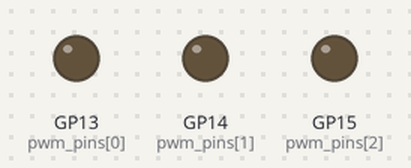
Bench run of a program on a simulated Raspberry Pi Pico running MicroPython. Parts: output pins drawn as LEDs (lit = HIGH).

Above: at 0.05 s.
At 1.65 s:
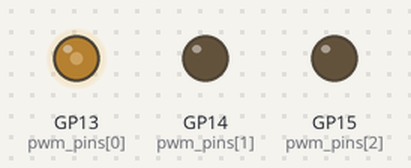
At 3.25 s:
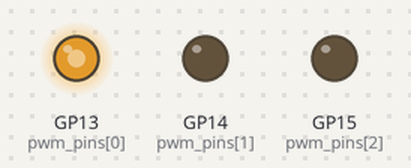
At 6.5 s:
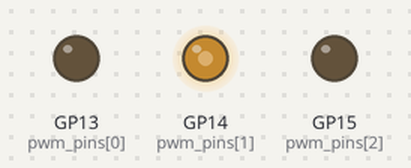
At 9.7 s:
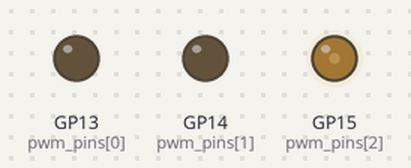
At 12.95 s:
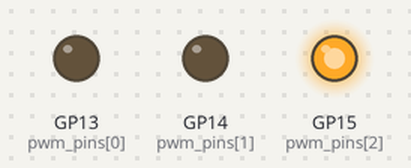
Timing chart, 0 to 16.9 s (numbered marks = the images above):
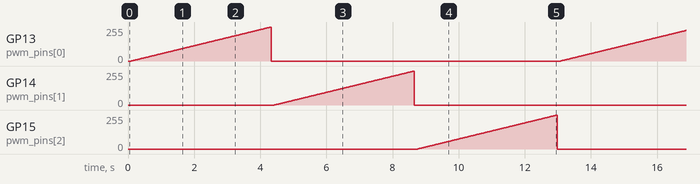

The program:

rgb_dim_brightness.py
```python
import time
from machine import Pin,PWM

# RGB
RED = 0
GREEN = 1
BLUE = 2

# Declare pins
pwm_pins = [13,14,15]
# Setup pins for PWM
pwms = [PWM(Pin(pwm_pins[RED])),PWM(Pin(pwm_pins[GREEN])),
                PWM(Pin(pwm_pins[BLUE]))]
# Set pwm frequency
[pwm.freq(1000) for pwm in pwms]

def turn_off_rgb():
    pwms[RED].duty_u16(0)
    pwms[GREEN].duty_u16(0)
    pwms[BLUE].duty_u16(0)
    time.sleep(0.1)

# Deinitialize PWM on all pins
def deinit_pwm_pins():
    pwms[RED].deinit()
    pwms[GREEN].deinit()
    pwms[BLUE].deinit()

# main function
def main():
    while True:
        for pwm in pwms:
            # Turn off each RGB
            turn_off_rgb()

            for duty_value in range(0, 65535, 16):
                pwm.duty_u16(duty_value)
                time.sleep(0.001)

if __name__ == "__main__":
    try:
        main()
    except KeyboardInterrupt:
        deinit_pwm_pins()
```

Measured:
- by itself, GP13 (pwm_pins[0]), GP14 (pwm_pins[1]), GP15 (pwm_pins[2]): ramps from 0/255 to 255/255 and jumps back, once every 13.0 s
